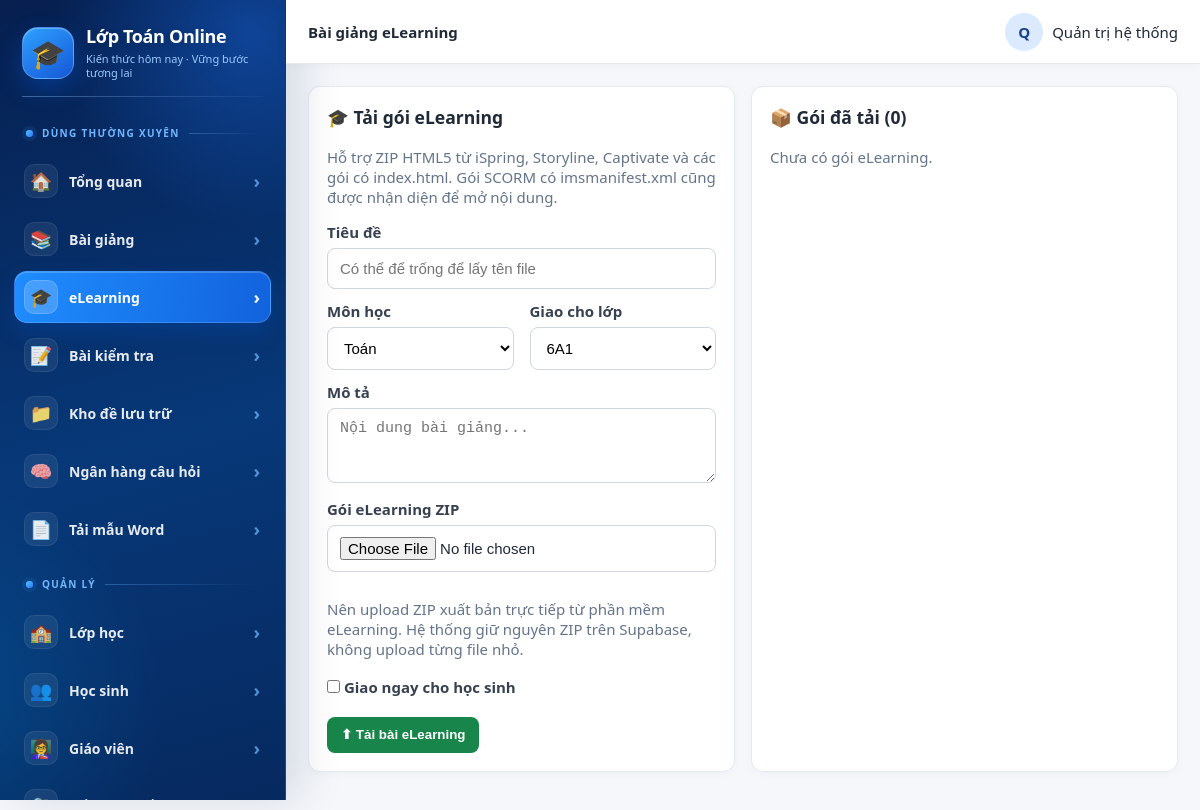
The app's page /teacher/elearning (signed in) with its own data.
### app.py (models this page shows)
class SiteSetting(db.Model):
    id = db.Column(db.Integer, primary_key=True)
    owner_id = db.Column(db.Integer, db.ForeignKey('user.id'), unique=True, nullable=False)
    site_title = db.Column(db.String(150), default='Lớp Toán Online')
    teacher_label = db.Column(db.String(150), default='Giáo viên Toán')
    welcome_text = db.Column(db.Text, default='Học Toán mỗi ngày – tiến bộ mỗi ngày!')

class User(db.Model):
    id = db.Column(db.Integer, primary_key=True)
    username = db.Column(db.String(80), unique=True, nullable=False)
    email = db.Column(db.String(160), unique=True, nullable=True)
    password_hash = db.Column(db.String(255), nullable=False)
    full_name = db.Column(db.String(150), nullable=False)
    role = db.Column(db.String(20), nullable=False)
    classroom_id = db.Column(db.Integer, db.ForeignKey('classroom.id'))
    avatar = db.Column(db.String(255), default='')
    perm_classes = db.Column(db.Boolean, default=True)
    perm_students = db.Column(db.Boolean, default=True)
    perm_question_bank = db.Column(db.Boolean, default=True)
    perm_assignments = db.Column(db.Boolean, default=True)
    perm_lessons = db.Column(db.Boolean, default=True)
    perm_grades = db.Column(db.Boolean, default=True)

### app.py (the view, shortened to what this page needs)
@app.route('/teacher/elearning', methods=['GET', 'POST'])
def teacher_elearning():
    if not require_perm('lessons'):
        flash('Bạn chưa được cấp quyền Bài giảng.', 'error')
        return redirect(url_for('teacher_dashboard'))
    if not teacher_only():
        return redirect(url_for('login'))
    packages = ELearningPackage.query.filter_by(created_by=me().id).order_by(ELearningPackage.id.desc()).all()
    stats = {}
    return render_template(
        'elearning_teacher.html',
        packages=packages,
        classes=accessible_classes(),
        stats=stats
    )

### app.py (called while the page is built, shortened)
def me():
    uid = session.get('user_id')
    return db.session.get(User, uid) if uid else None

def teacher_only():
    u = me(); return bool(u and u.role in ('teacher', 'admin'))

def has_perm(code):
    u = me()
    if not u:
        return False
    if u.role == 'admin':
        return True

def require_perm(code):
    return bool(teacher_only() and has_perm(code))

def accessible_classes():
    u = me()
    if not u: return []
    q = Classroom.query
    if u.role == 'teacher': q = q.filter(Classroom.teacher_id == u.id)
    return q.order_by(Classroom.name).all()

@app.context_processor
def ctx():
    u = me(); setting = None
    if u and u.role in ('teacher', 'admin'): setting = SiteSetting.query.filter_by(owner_id=u.id).first()
    return {'me': u, 'site_setting': setting, 'google_enabled': bool(GOOGLE_CLIENT_ID and GOOGLE_CLIENT_SECRET),
            'now': datetime.now(), 'assignment_class_names': assignment_class_names, 'assignment_status': assignment_status,
            'has_perm': has_perm}

### templates/elearning_teacher.html
{% extends 'base.html' %}
{% block heading %}Bài giảng eLearning{% endblock %}
{% block content %}
<div class="grid2">
  <div class="card">
    <h3>🎓 Tải gói eLearning</h3>
    <p class="muted">Hỗ trợ ZIP HTML5 từ iSpring, Storyline, Captivate và các gói có index.html. Gói SCORM có imsmanifest.xml cũng được nhận diện để mở nội dung.</p>
    <form method="post" enctype="multipart/form-data" onsubmit="const b=this.querySelector('button');b.disabled=true;b.textContent='⏳ Đang kiểm tra & tải gói...';">
      <label>Tiêu đề</label>
      <input name="title" placeholder="Có thể để trống để lấy tên file">
      <div class="grid2">
        <div><label>Môn học</label><select name="subject"><option>Toán</option><option>Tin học</option><option>Toán tiếng Anh</option></select></div>
        <div><label>Giao cho lớp</label><select name="classroom_id" required>{% for c in classes %}<option value="{{c.id}}">{{c.name}}</option>{% endfor %}</select></div>
      </div>
      <label>Mô tả</label>
      <textarea name="description" rows="3" placeholder="Nội dung bài giảng..."></textarea>
      <label>Gói eLearning ZIP</label>
      <input type="file" name="elearning_zip" accept=".zip,application/zip" required>
      <p class="muted">Nên upload ZIP xuất bản trực tiếp từ phần mềm eLearning. Hệ thống giữ nguyên ZIP trên Supabase, không upload từng file nhỏ.</p>
      <label><input type="checkbox" name="is_published"> Giao ngay cho học sinh</label>
      <div style="margin-top:12px"><button class="green">⬆ Tải bài eLearning</button></div>
    </form>
  </div>
  <div class="card">
    <h3>📦 Gói đã tải ({{packages|length}})</h3>
    {% for x in packages %}
      {% set st=stats.get(x.id,{}) %}
      <div class="q">
        <b>{{x.title}}</b>
        <span class="badge">{{x.subject}}</span>
        <span class="badge">{{x.package_type}}</span>
        <span class="badge">{{'Đã giao' if x.is_published else 'Bản nháp'}}</span>
        <p class="muted">{{x.description}}</p>
        <p class="muted">📦 {{x.zip_name}} · File chạy: <b>{{x.entrypoint}}</b></p>
        <p>
          <span class="badge">Đã mở: {{st.get('total',0)}}</span>
          <span class="badge">Hoàn thành: {{st.get('completed',0)}}</span>
        </p>
        <div class="action-row">
          <a class="btn" href="/elearning/{{x.id}}/launch" target="_blank">👁 Xem thử</a>
          <a class="btn gray" href="/teacher/elearning/{{x.id}}/progress">📊 Tiến độ</a>
          <a class="btn gray" href="/teacher/elearning/{{x.id}}/download">⬇ ZIP gốc</a>
          <form method="post" action="/teacher/elearning/{{x.id}}/toggle-publish"><button class="{{'orange' if x.is_published else 'green'}}">{{'Thu hồi' if x.is_published else 'Giao bài'}}</button></form>
          <form method="post" action="/teacher/elearning/{{x.id}}/delete" onsubmit="return confirm('Xóa gói eLearning này và dữ liệu tiến độ?')"><button class="red">Xóa</button></form>
        </div>
      </div>
    {% else %}
      <p class="muted">Chưa có gói eLearning.</p>
    {% endfor %}
  </div>
</div>
{% endblock %}

### templates/base.html (shortened to what this page needs)
<!doctype html><html lang="vi"><head><meta charset="utf-8"><meta name="viewport" content="width=device-width,initial-scale=1"><title>{% block title %}Lớp Học Online V7.2{% endblock %}</title>
</head><body>{% if me %}<div class="layout"><aside class="side">
  <div class="sidebar-inner">
    <div class="brand">
      <div class="brand-logo">🎓</div>
      <div class="brand-copy">
        <span class="brand-title">{{site_setting.site_title if site_setting else 'Lớp Toán Online Cô Chuyền'}}</span>
        <span class="brand-sub">Kiến thức hôm nay · Vững bước tương lai</span>
      </div>
    </div>
    {% if me.role in ['teacher','admin'] %}
      <div class="menu-section">Dùng thường xuyên</div>
      <a class="nav-link {% if request.path == '/teacher' %}active{% endif %}" href="/teacher">
        <span class="nav-ico">🏠</span><span class="txt">Tổng quan</span><span class="nav-arrow">›</span>
      </a>
      {% if has_perm("lessons") %}
      <a class="nav-link {% if request.path.startswith('/teacher/lessons') %}active{% endif %}" href="/teacher/lessons">
        <span class="nav-ico">📚</span><span class="txt">Bài giảng</span><span class="nav-arrow">›</span>
      </a>
      <a class="nav-link {% if request.path.startswith('/teacher/elearning') %}active{% endif %}" href="/teacher/elearning">
        <span class="nav-ico">🎓</span><span class="txt">eLearning</span><span class="nav-arrow">›</span>
      </a>
      {% endif %}
      {% if has_perm("assignments") %}
      <a class="nav-link {% if request.path.startswith('/teacher/assignment') or request.path.startswith('/teacher/assignments') %}active{% endif %}" href="/teacher/assignments/new">
        <span class="nav-ico">📝</span><span class="txt">Bài kiểm tra</span><span class="nav-arrow">›</span>
      </a>
      <a class="nav-link {% if request.path.startswith('/teacher/exam-archive') %}active{% endif %}" href="/teacher/exam-archive">
        <span class="nav-ico">📁</span><span class="txt">Kho đề lưu trữ</span><span class="nav-arrow">›</span>
      </a>
      {% endif %}
      {% if has_perm("question_bank") %}
      <a class="nav-link {% if request.path.startswith('/teacher/question-bank') %}active{% endif %}" href="/teacher/question-bank">
        <span class="nav-ico">🧠</span><span class="txt">Ngân hàng câu hỏi</span><span class="nav-arrow">›</span>
      </a>
      {% endif %}
      <a class="nav-link {% if request.path.startswith('/teacher/word-template') %}active{% endif %}" href="/teacher/word-template">
        <span class="nav-ico">📄</span><span class="txt">Tải mẫu Word</span><span class="nav-arrow">›</span>
      </a>
      <div class="menu-section">Quản lý</div>
      {% if has_perm("classes") %}
      <a class="nav-link {% if request.path.startswith('/teacher/classes') %}active{% endif %}" href="/teacher/classes">
        <span class="nav-ico">🏫</span><span class="txt">Lớp học</span><span class="nav-arrow">›</span>
      </a>
      {% endif %}
      {% if has_perm("students") %}
      <a class="nav-link {% if request.path.startswith('/teacher/students') %}active{% endif %}" href="/teacher/students">
        <span class="nav-ico">👥</span><span class="txt">Học sinh</span><span class="nav-arrow">›</span>
      </a>
      {% endif %}
      {% if me.role=='admin' %}
      <a class="nav-link {% if request.path.startswith('/admin/teachers') %}active{% endif %}" href="/admin/teachers">
        <span class="nav-ico">👩‍🏫</span><span class="txt">Giáo viên</span><span class="nav-arrow">›</span>
      </a>
      <a class="nav-link {% if request.path.startswith('/admin/change-password') %}active{% endif %}" href="/admin/change-password">
        <span class="nav-ico">🔐</span><span class="txt">Đổi mật khẩu Admin</span><span class="nav-arrow">›</span>
      </a>
      {% endif %}
    {% else %}
      <div class="menu-section">Học tập</div>
      <a class="nav-link {% if request.path.startswith('/student') %}active{% endif %}" href="/student">
        <span class="nav-ico">🏠</span><span class="txt">Trang học tập</span><span class="nav-arrow">›</span>
      </a>
    {% endif %}
  </div>
</aside><main class="main"><div class="top"><b>{% block heading %}Hệ thống học tập{% endblock %}</b><div class="profile">{% if me.avatar %}<img class="avatar" src="/media/{{me.avatar}}">{% else %}<div class="avatar">{{me.full_name[:1]}}</div>{% endif %}<span>{{me.full_name}}</span></div></div><div class="content">{% with msgs=get_flashed_messages(with_categories=true) %}{% for cat,msg in msgs %}<div class="flash {{cat}}">{{msg}}</div>{% endfor %}{% endwith %}{% block content %}{% endblock %}</div></main></div>{% else %}{% block public %}{% endblock %}{% endif %}</body></html>

### records on screen
SiteSetting: site_title "Lớp Toán Online"
User: full_name "Q", full_name "Quản trị hệ thống"

### other values on screen
{{ packages|length }} "0"
form field classroom_id "6A1"
